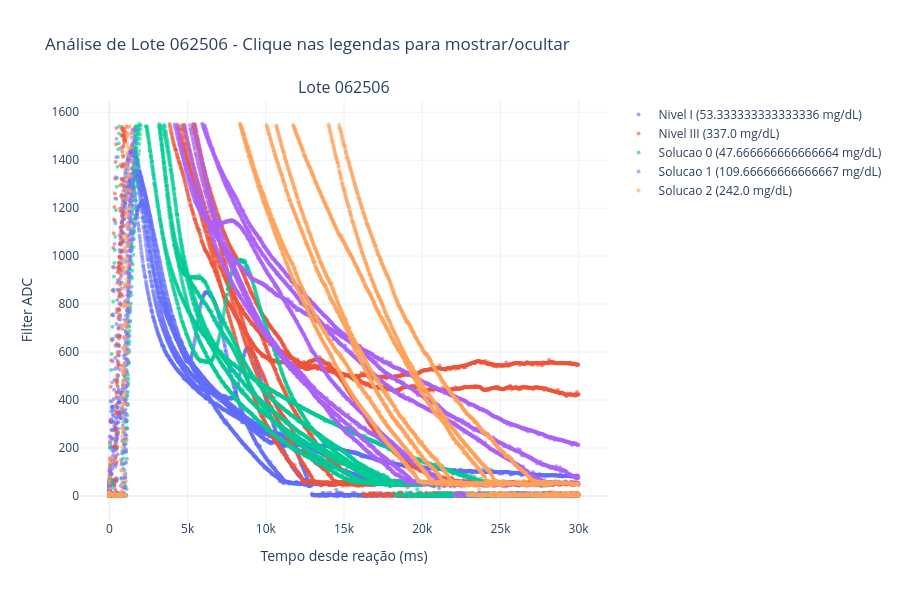
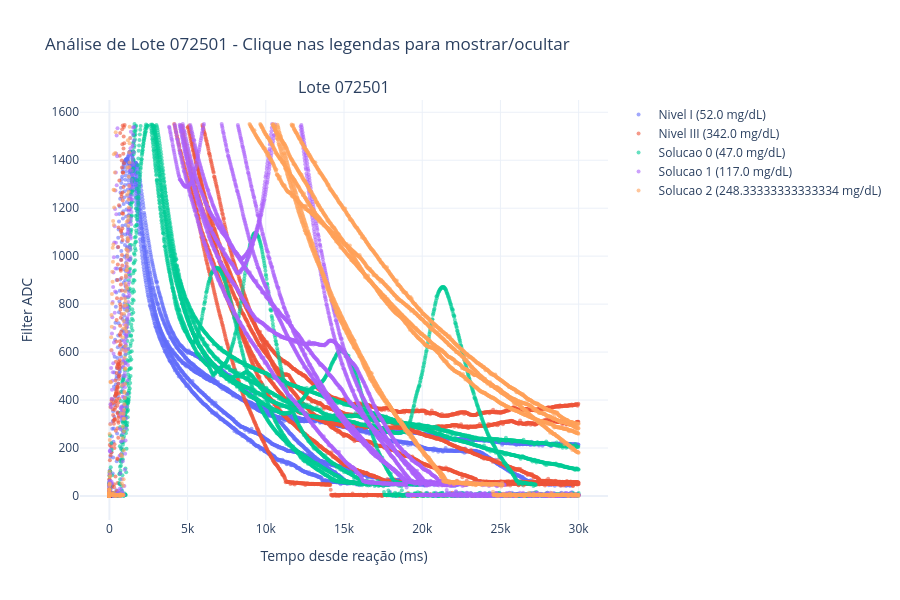

The notebook cell these images were saved under, in order:
### Markdown cell above
#### 9.2. Análise por Lote Individual

### Code cell
for lote in df_reacao['lote'].unique():
    df_lote = df_reacao[df_reacao['lote'] == lote]

    fig = go.Figure()

    # Plotar cada arquivo como uma linha separada
    for (solucao, arquivo, glicose), group in df_lote.groupby(['solucao', 'arquivo', 'glicose_real_mg_dL']):
        group_sorted = group.sort_values('time_since_reaction_ms')
        group_sample = group_sorted[::10]  # Amostragem

        cor = color_map.get((solucao, glicose), cores[0])
        nome_legenda = f'{solucao} ({glicose:.1f} mg/dL)'

        fig.add_trace(
            go.Scatter(
                x=group_sample['time_since_reaction_ms'],
                y=group_sample['filter_adc'],
                mode='lines',
                name=nome_legenda,
                line=dict(color=cor, width=1.5),
                opacity=0.7,
                legendgroup=nome_legenda,
                showlegend=(arquivo == df_lote[(df_lote['solucao']==solucao) & (df_lote['glicose_real_mg_dL']==glicose)]['arquivo'].iloc[0]),
                hovertemplate=f'<b>{solucao}</b> ({glicose:.1f} mg/dL)<br>' +
                              f'Arquivo: {arquivo}<br>' +
                              'Tempo: %{x} ms<br>' +
                              'Filter ADC: %{y}<br>' +
                              '<extra></extra>'
            )
        )

    fig.update_layout(
        title_text=f'Análise de {lote} - Durante Reação (Clique nas legendas)',
        xaxis_title='Tempo desde reação (ms)',
        yaxis_title='Filter ADC',
        height=600,
        hovermode='closest',
        template='plotly_white',
        legend=dict(title="Solução")
    )

    fig.show()

### Figure 1 — Plotly figure (JSON) as saved in the notebook; plotly's stock layout.template omitted (floating-point values rounded to 4 significant figures; data arrays with more than 128 entries replaced by an {"elided": "..."} marker saying what was removed)
{"data": [{"hovertemplate": "<b>%{fullData.name}</b><br>Tempo: %{x} ms<br>Filter ADC: %{y}<br><extra></extra>", "marker": {"opacity": 0.6, "size": 4}, "mode": "markers", "name": "Nivel I (53.333333333333336 mg/dL)", "type": "scatter", "x": {"elided": "11119 int values"}, "y": {"elided": "11119 int values"}}, {"hovertemplate": "<b>%{fullData.name}</b><br>Tempo: %{x} ms<br>Filter ADC: %{y}<br><extra></extra>", "marker": {"opacity": 0.6, "size": 4}, "mode": "markers", "name": "Nivel III (337.0 mg/dL)", "type": "scatter", "x": {"elided": "8833 int values"}, "y": {"elided": "8833 int values"}}, {"hovertemplate": "<b>%{fullData.name}</b><br>Tempo: %{x} ms<br>Filter ADC: %{y}<br><extra></extra>", "marker": {"opacity": 0.6, "size": 4}, "mode": "markers", "name": "Solucao 0 (47.666666666666664 mg/dL)", "type": "scatter", "x": {"elided": "9866 int values"}, "y": {"elided": "9866 int values"}}, {"hovertemplate": "<b>%{fullData.name}</b><br>Tempo: %{x} ms<br>Filter ADC: %{y}<br><extra></extra>", "marker": {"opacity": 0.6, "size": 4}, "mode": "markers", "name": "Solucao 1 (109.66666666666667 mg/dL)", "type": "scatter", "x": {"elided": "9323 int values"}, "y": {"elided": "9323 int values"}}, {"hovertemplate": "<b>%{fullData.name}</b><br>Tempo: %{x} ms<br>Filter ADC: %{y}<br><extra></extra>", "marker": {"opacity": 0.6, "size": 4}, "mode": "markers", "name": "Solucao 2 (242.0 mg/dL)", "type": "scatter", "x": {"elided": "7470 int values"}, "y": {"elided": "7470 int values"}}], "layout": {"annotations": [{"font": {"size": 16}, "showarrow": false, "text": "Lote 062506", "x": 0.5, "xanchor": "center", "xref": "paper", "y": 1, "yanchor": "bottom", "yref": "paper"}], "height": 600, "hovermode": "closest", "title": {"text": "Análise de Lote 062506 - Clique nas legendas para mostrar/ocultar"}, "xaxis": {"anchor": "y", "domain": [0, 1], "title": {"text": "Tempo desde reação (ms)"}}, "yaxis": {"anchor": "x", "domain": [0, 1], "title": {"text": "Filter ADC"}}}}

### Figure 2 — Plotly figure (JSON) as saved in the notebook; plotly's stock layout.template omitted (floating-point values rounded to 4 significant figures; data arrays with more than 128 entries replaced by an {"elided": "..."} marker saying what was removed)
{"data": [{"hovertemplate": "<b>%{fullData.name}</b><br>Tempo: %{x} ms<br>Filter ADC: %{y}<br><extra></extra>", "marker": {"opacity": 0.6, "size": 4}, "mode": "markers", "name": "Nivel I (52.0 mg/dL)", "type": "scatter", "x": {"elided": "10075 int values"}, "y": {"elided": "10075 int values"}}, {"hovertemplate": "<b>%{fullData.name}</b><br>Tempo: %{x} ms<br>Filter ADC: %{y}<br><extra></extra>", "marker": {"opacity": 0.6, "size": 4}, "mode": "markers", "name": "Nivel III (342.0 mg/dL)", "type": "scatter", "x": {"elided": "8161 int values"}, "y": {"elided": "8161 int values"}}, {"hovertemplate": "<b>%{fullData.name}</b><br>Tempo: %{x} ms<br>Filter ADC: %{y}<br><extra></extra>", "marker": {"opacity": 0.6, "size": 4}, "mode": "markers", "name": "Solucao 0 (47.0 mg/dL)", "type": "scatter", "x": {"elided": "9991 int values"}, "y": {"elided": "9991 int values"}}, {"hovertemplate": "<b>%{fullData.name}</b><br>Tempo: %{x} ms<br>Filter ADC: %{y}<br><extra></extra>", "marker": {"opacity": 0.6, "size": 4}, "mode": "markers", "name": "Solucao 1 (117.0 mg/dL)", "type": "scatter", "x": {"elided": "9923 int values"}, "y": {"elided": "9923 int values"}}, {"hovertemplate": "<b>%{fullData.name}</b><br>Tempo: %{x} ms<br>Filter ADC: %{y}<br><extra></extra>", "marker": {"opacity": 0.6, "size": 4}, "mode": "markers", "name": "Solucao 2 (248.33333333333334 mg/dL)", "type": "scatter", "x": {"elided": "6554 int values"}, "y": {"elided": "6554 int values"}}], "layout": {"annotations": [{"font": {"size": 16}, "showarrow": false, "text": "Lote 072501", "x": 0.5, "xanchor": "center", "xref": "paper", "y": 1, "yanchor": "bottom", "yref": "paper"}], "height": 600, "hovermode": "closest", "title": {"text": "Análise de Lote 072501 - Clique nas legendas para mostrar/ocultar"}, "xaxis": {"anchor": "y", "domain": [0, 1], "title": {"text": "Tempo desde reação (ms)"}}, "yaxis": {"anchor": "x", "domain": [0, 1], "title": {"text": "Filter ADC"}}}}
